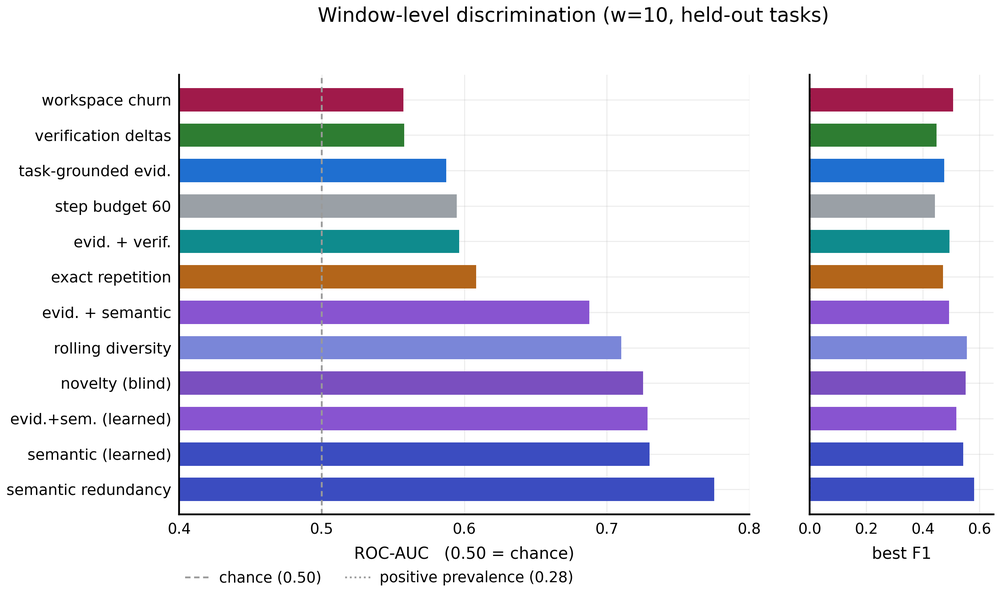
#> input picture research/archive/paper_v1/figures/fig_auc_tb2_w10.png, 1000 x 598 px, shrunk from 2474 x 1480 before the run; its folder holds only this picture in this run
$ python audit_figure_geometry.py
#> lines starting #> are read from the running program, lines starting #| are printed output that depends on the picture
"""Audit figure geometry: sizes, aspect ratios, and whether anything is clipped.

The user reports the figures look malformed. I cannot view images with this model, so this checks
the properties that make a figure wrong in print and that are measurable from the files:

  * pixel dimensions and effective aspect ratio
  * whether the figure is too small to read once scaled to the text width (IEEE single column is
    3.5in, two-column 7.16in); a 6.5x2.5in figure at low dpi becomes illegible
  * ink coverage and edge ink, which reveal clipped labels: if ink touches the border, text is
    being cut off
  * number of near-white rows/columns at the edges (whitespace balance)
"""
from __future__ import annotations

import os
import sys

sys.stdout.reconfigure(encoding="utf-8")
import numpy as np
from PIL import Image

FIG = "../archive/paper_v1/figures"
TEXT_WIDTH_IN = 7.0   # usenix/ieee two-column text width
DPI = 220


def main() -> None:
    names = sorted(f for f in os.listdir(FIG) if f.endswith(".png"))
    print(f"{'figure':30}{'px':>13}{'inches':>13}{'aspect':>8}{'ink':>7}{'edge':>7}  note")
    for n in names:
        p = os.path.join(FIG, n)
        im = Image.open(p).convert("L")
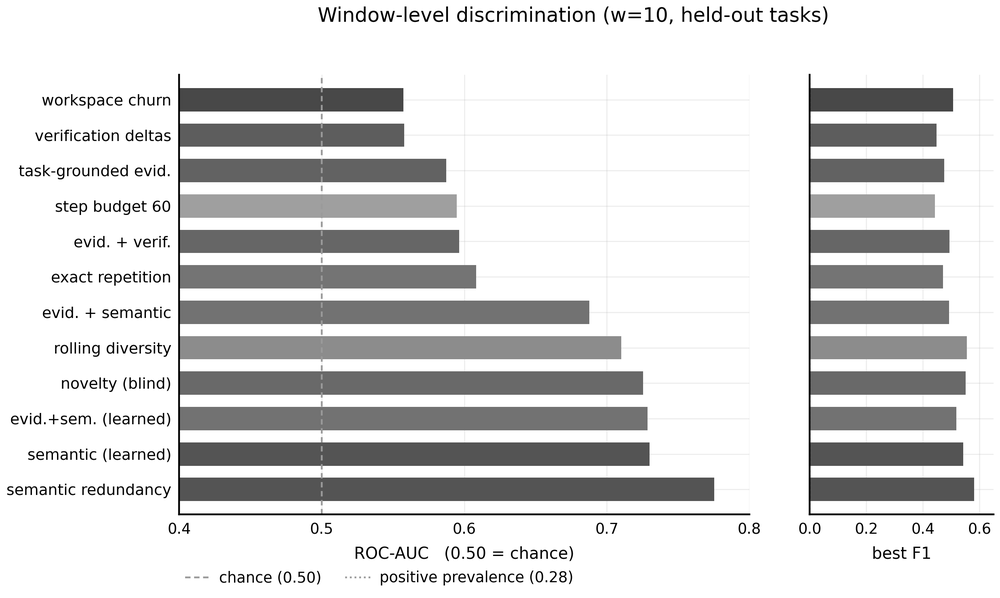
#> im: PIL image 1000x598 L; min 0, max 255, mean 214.2
        a = np.asarray(im, dtype=np.float32) / 255.0
        h, w = a.shape
#> h = 598; w = 1000
        inches = (w / DPI, h / DPI)
#> inches = (4.55, 2.72)
        aspect = w / h
#> aspect = 1.67
        ink = float((a < 0.9).mean())
#> ink = 0.276
        # edge ink: darkest pixel within a 2px border
        border = np.concatenate([a[:2].ravel(), a[-2:].ravel(), a[:, :2].ravel(), a[:, -2:].ravel()])
#> border = 6392 values from 1 to 1
        edge_ink = float(border.min())
#> edge_ink = 1
        notes = []
        if inches[0] < 5.0:
            notes.append("narrow")
        if edge_ink < 0.65:
            notes.append("INK AT EDGE (clipped?)")
        if ink < 0.02:
            notes.append("nearly empty")
        if ink > 0.6:
            notes.append("very dense")
        if aspect < 1.6 and "regimes" not in n:
            notes.append("check aspect")
        print(f"{n:30}{f'{w}x{h}':>13}{f'{inches[0]:.1f}x{inches[1]:.1f}':>13}"
              f"{aspect:>8.2f}{ink:>7.3f}{edge_ink:>7.2f}  {', '.join(notes)}")
#| fig_auc_tb2_w10.png                1000x598      4.5x2.7    1.67  0.276   1.00  narrow


if __name__ == "__main__":
    main()

$ run again, on research/archive/paper_v1/figures/fig_ops_tb2_w10.png
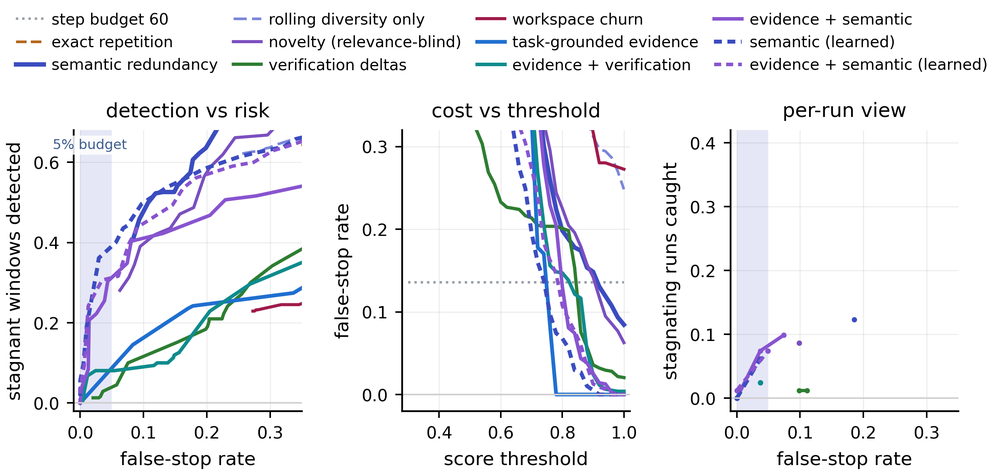
#> input picture research/archive/paper_v1/figures/fig_ops_tb2_w10.png, 1000 x 475 px, shrunk from 2524 x 1198 before the run
#> in main, `im = Image.open(p).convert("L")`:
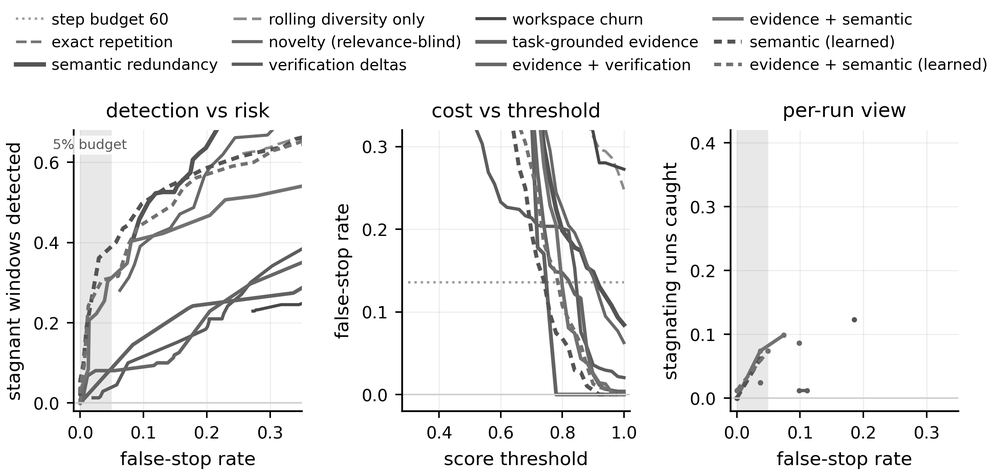
#> im: PIL image 1000x475 L; min 0, max 255, mean 239.5
#> ink = 0.0991
#> border = 5900 values from 1 to 1
#> edge_ink = 1
#| fig_ops_tb2_w10.png                1000x475      4.5x2.2    2.11  0.099   1.00  narrow

$ run again, on research/archive/paper_v1/figures/fig_regimes_tb2_w10.png
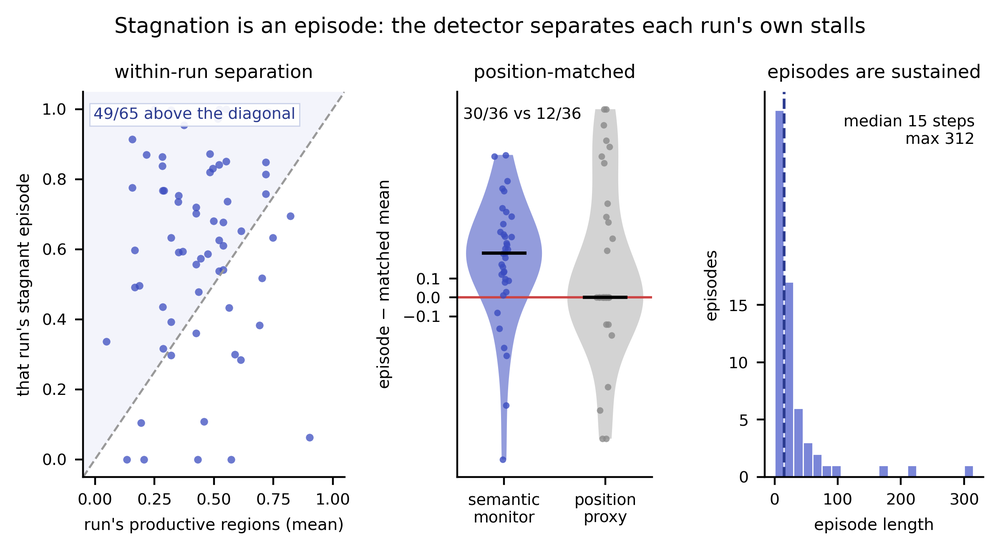
#> input picture research/archive/paper_v1/figures/fig_regimes_tb2_w10.png, 1000 x 550 px, shrunk from 2397 x 1319 before the run
#> in main, `im = Image.open(p).convert("L")`:
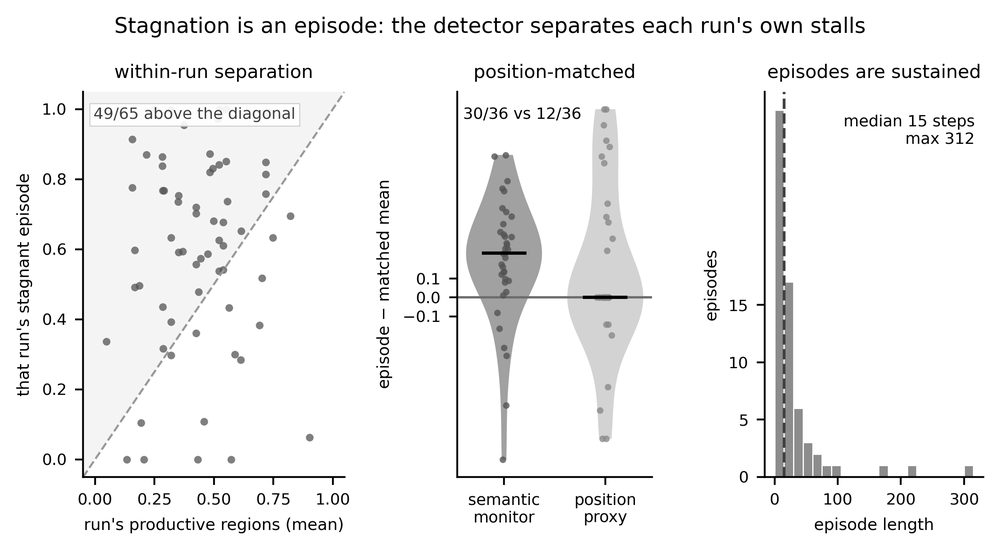
#> im: PIL image 1000x550 L; min 0, max 255, mean 241.3
#> ink = 0.106
#> border = 6200 values from 1 to 1
#> edge_ink = 1
#| fig_regimes_tb2_w10.png            1000x550      4.5x2.5    1.82  0.106   1.00  narrow

$ run again, on research/archive/paper_v1/figures/fig_signals_tb2_w10.png
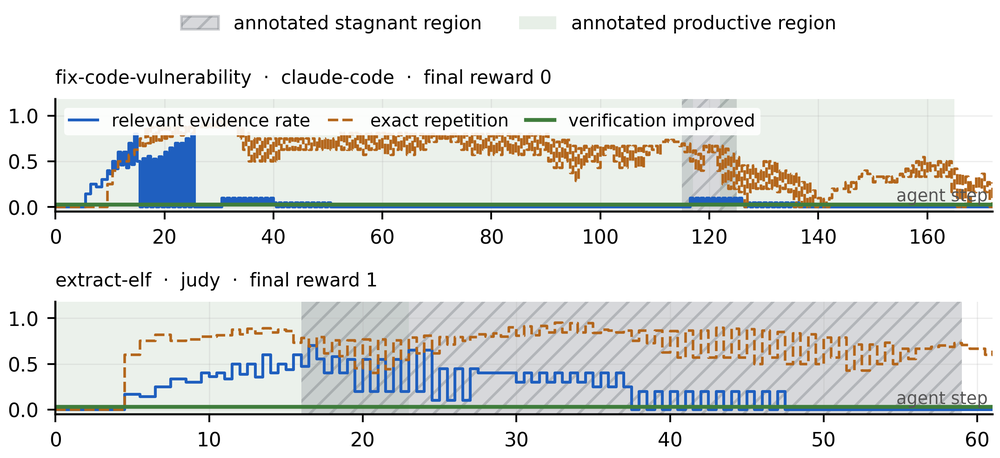
#> input picture research/archive/paper_v1/figures/fig_signals_tb2_w10.png, 1000 x 458 px, shrunk from 2150 x 985 before the run
#> in main, `im = Image.open(p).convert("L")`:
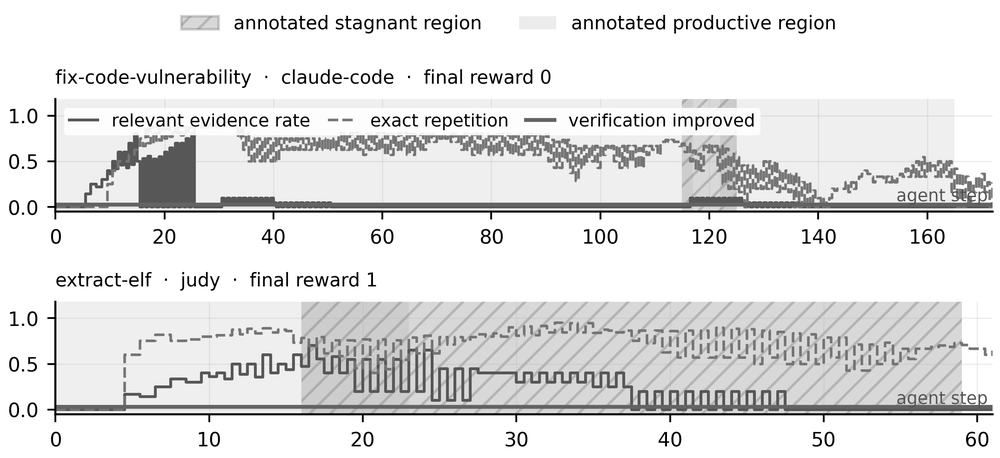
#> im: PIL image 1000x458 L; min 0, max 255, mean 225.9
#> ink = 0.279
#> border = 5832 values from 1 to 1
#> edge_ink = 1
#| fig_signals_tb2_w10.png            1000x458      4.5x2.1    2.18  0.279   1.00  narrow
